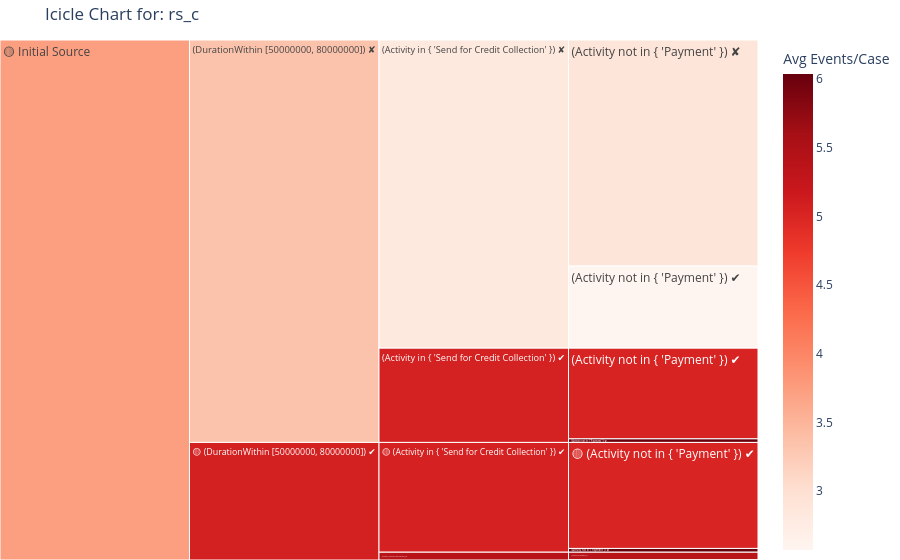

Notebook code cell kept with this figure:
### Markdown cell above
Next, I considered focusing my analysis on the long-running cases, since these are likely the most interesting from a time- and cost-saving perspective. To do this, I applied a filter for cases lasting between 50 and 80 million seconds (about 1.6–2.5 years), which I identified earlier as the longest duration range. My goal was to see whether this subset still reflected the broader behaviors in the log, particularly around credit collection and payment.

### Code cell
query_a = Query('a', DurationWithin(50_000_000, 80_000_000))
result_set_a, comp_a = log_view.evaluate_query('rs_a', log, query_a)

query_b = Query('b', EqToConstant('Activity', 'Send for Credit Collection'))
result_set_b, comp_b = log_view.evaluate_query('rs_b', result_set_a, query_b)

query_c = Query('c', NotEqToConstant('Activity', 'Payment'))
result_set_c, comp_c = log_view.evaluate_query('rs_c', result_set_b, query_c)

query_exploration_icicle('rs_c', log_view, metric='avg_events_per_case', details=False)

### Figure 1 — Plotly figure (JSON) as saved in the notebook; plotly's stock layout.template omitted (floating-point values rounded to 4 significant figures)
{"data": [{"branchvalues": "total", "customdata": [["<b>30,659 cases</b><br>Avg Events/Case: 5.02", 5.02], ["<b>1,090 cases</b><br>Avg Events/Case: 6.04", 6.039], ["<b>47 cases</b><br>Avg Events/Case: 5.87", 5.872], ["<b>2,204 cases</b><br>Avg Events/Case: 5.38", 5.382], ["<b>26,228 cases</b><br>Avg Events/Case: 5.03", 5.025], ["<b>1,036 cases</b><br>Avg Events/Case: 6.01", 6.014], ["<b>23,721 cases</b><br>Avg Events/Case: 2.57", 2.57], ["<b>65,385 cases</b><br>Avg Events/Case: 2.90", 2.904], ["(?)", 5.054], ["(?)", 5.392], ["(?)", 5.063], ["(?)", 2.815], ["(?)", 5.077], ["(?)", 3.342], ["(?)", 3.734]], "domain": {"x": [0, 1], "y": [0, 1]}, "hovertemplate": "%{customdata[0]}<extra></extra>", "ids": ["🟡 Initial Source/🟡 (DurationWithin [50000000, 80000000]) ✔/🟡 (Activity in { 'Send for Credit Collection' }) ✔/🟡 (Activity not in { 'Payment' }) ✔", "🟡 Initial Source/🟡 (DurationWithin [50000000, 80000000]) ✔/🟡 (Activity in { 'Send for Credit Collection' }) ✔/(Activity not in { 'Payment' }) ✘", "🟡 Initial Source/🟡 (DurationWithin [50000000, 80000000]) ✔/(Activity in { 'Send for Credit Collection' }) ✘/(Activity not in { 'Payment' }) ✔", "🟡 Initial Source/🟡 (DurationWithin [50000000, 80000000]) ✔/(Activity in { 'Send for Credit Collection' }) ✘/(Activity not in { 'Payment' }) ✘", "🟡 Initial Source/(DurationWithin [50000000, 80000000]) ✘/(Activity in { 'Send for Credit Collection' }) ✔/(Activity not in { 'Payment' }) ✔", "🟡 Initial Source/(DurationWithin [50000000, 80000000]) ✘/(Activity in { 'Send for Credit Collection' }) ✔/(Activity not in { 'Payment' }) ✘", "🟡 Initial Source/(DurationWithin [50000000, 80000000]) ✘/(Activity in { 'Send for Credit Collection' }) ✘/(Activity not in { 'Payment' }) ✔", "🟡 Initial Source/(DurationWithin [50000000, 80000000]) ✘/(Activity in { 'Send for Credit Collection' }) ✘/(Activity not in { 'Payment' }) ✘", "🟡 Initial Source/🟡 (DurationWithin [50000000, 80000000]) ✔/🟡 (Activity in { 'Send for Credit Collection' }) ✔", "🟡 Initial Source/🟡 (DurationWithin [50000000, 80000000]) ✔/(Activity in { 'Send for Credit Collection' }) ✘", "🟡 Initial Source/(DurationWithin [50000000, 80000000]) ✘/(Activity in { 'Send for Credit Collection' }) ✔", "🟡 Initial Source/(DurationWithin [50000000, 80000000]) ✘/(Activity in { 'Send for Credit Collection' }) ✘", "🟡 Initial Source/🟡 (DurationWithin [50000000, 80000000]) ✔", "🟡 Initial Source/(DurationWithin [50000000, 80000000]) ✘", "🟡 Initial Source"], "labels": ["🟡 (Activity not in { 'Payment' }) ✔", "(Activity not in { 'Payment' }) ✘", "(Activity not in { 'Payment' }) ✔", "(Activity not in { 'Payment' }) ✘", "(Activity not in { 'Payment' }) ✔", "(Activity not in { 'Payment' }) ✘", "(Activity not in { 'Payment' }) ✔", "(Activity not in { 'Payment' }) ✘", "🟡 (Activity in { 'Send for Credit Collection' }) ✔", "(Activity in { 'Send for Credit Collection' }) ✘", "(Activity in { 'Send for Credit Collection' }) ✔", "(Activity in { 'Send for Credit Collection' }) ✘", "🟡 (DurationWithin [50000000, 80000000]) ✔", "(DurationWithin [50000000, 80000000]) ✘", "🟡 Initial Source"], "marker": {"coloraxis": "coloraxis", "colors": [5.02, 6.039, 5.872, 5.382, 5.025, 6.014, 2.57, 2.904, 5.054, 5.392, 5.063, 2.815, 5.077, 3.342, 3.734]}, "name": "", "parents": ["🟡 Initial Source/🟡 (DurationWithin [50000000, 80000000]) ✔/🟡 (Activity in { 'Send for Credit Collection' }) ✔", "🟡 Initial Source/🟡 (DurationWithin [50000000, 80000000]) ✔/🟡 (Activity in { 'Send for Credit Collection' }) ✔", "🟡 Initial Source/🟡 (DurationWithin [50000000, 80000000]) ✔/(Activity in { 'Send for Credit Collection' }) ✘", "🟡 Initial Source/🟡 (DurationWithin [50000000, 80000000]) ✔/(Activity in { 'Send for Credit Collection' }) ✘", "🟡 Initial Source/(DurationWithin [50000000, 80000000]) ✘/(Activity in { 'Send for Credit Collection' }) ✔", "🟡 Initial Source/(DurationWithin [50000000, 80000000]) ✘/(Activity in { 'Send for Credit Collection' }) ✔", "🟡 Initial Source/(DurationWithin [50000000, 80000000]) ✘/(Activity in { 'Send for Credit Collection' }) ✘", "🟡 Initial Source/(DurationWithin [50000000, 80000000]) ✘/(Activity in { 'Send for Credit Collection' }) ✘", "🟡 Initial Source/🟡 (DurationWithin [50000000, 80000000]) ✔", "🟡 Initial Source/🟡 (DurationWithin [50000000, 80000000]) ✔", "🟡 Initial Source/(DurationWithin [50000000, 80000000]) ✘", "🟡 Initial Source/(DurationWithin [50000000, 80000000]) ✘", "🟡 Initial Source", "🟡 Initial Source", ""], "type": "icicle", "values": [30660.0, 1090.0, 47.0, 2204.0, 26230.0, 1036.0, 23720.0, 65380.0, 31750.0, 2251.0, 27260.0, 89110.0, 34000.0, 116400.0, 150400.0]}], "layout": {"coloraxis": {"colorbar": {"title": {"text": "Avg Events/Case"}}, "colorscale": [[0, "rgb(255,245,240)"], [0.125, "rgb(254,224,210)"], [0.25, "rgb(252,187,161)"], [0.375, "rgb(252,146,114)"], [0.5, "rgb(251,106,74)"], [0.625, "rgb(239,59,44)"], [0.75, "rgb(203,24,29)"], [0.875, "rgb(165,15,21)"], [1, "rgb(103,0,13)"]]}, "legend": {"tracegroupgap": 0}, "margin": {"b": 0, "l": 0, "r": 0, "t": 40}, "title": {"text": "Icicle Chart for: rs_c"}}}
